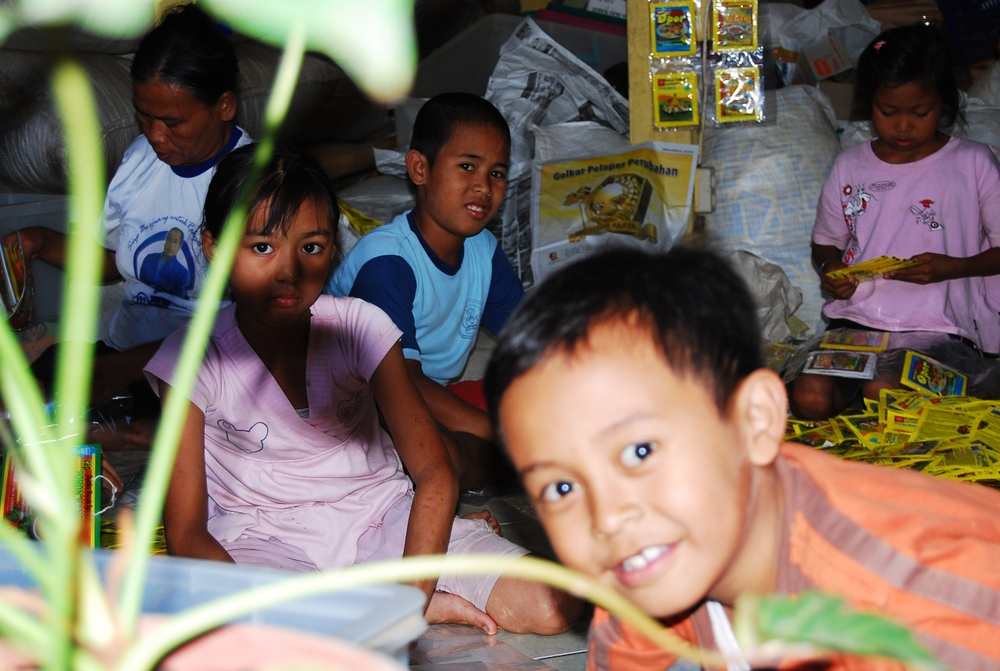
#> input picture gambar1.jpg, 1000 x 671 px, shrunk from 1280 x 859 before the run
$ jupyter execute Konvolusi.ipynb   (shell and % lines are left out)
#> lines starting #> are read from the running program, lines starting #| are printed output that depends on the picture
[cell 1]
#import library
import matplotlib.pyplot as plt

from skimage import data
from skimage.io import imread
from skimage.color import rgb2gray
import numpy as np

import cv2

[cell 2]
#Load Image
# membaca gambar di folder
citra1 = imread(fname="gambar1.jpg")
#> citra1 is the input picture: shape (671, 1000, 3); mean R, G, B 122, 108.5, 97
print(citra1.shape)
#| (671, 1000, 3)

#menampilkan gambar
plt.imshow(citra1, cmap='gray')

[cell 3]
# untuk mendefinisikan sebuah kernel dalam bentuk matriks 3x3
kernel = np.array([[-1, 0, -1],
                   [0, 4, 0],
                   [-1, 0, -1]])

# memfilter kernel ke citra 1 dan disimpan ke dalam variabel citraOutput
citraOutput = cv2.filter2D(citra1, -1, kernel)
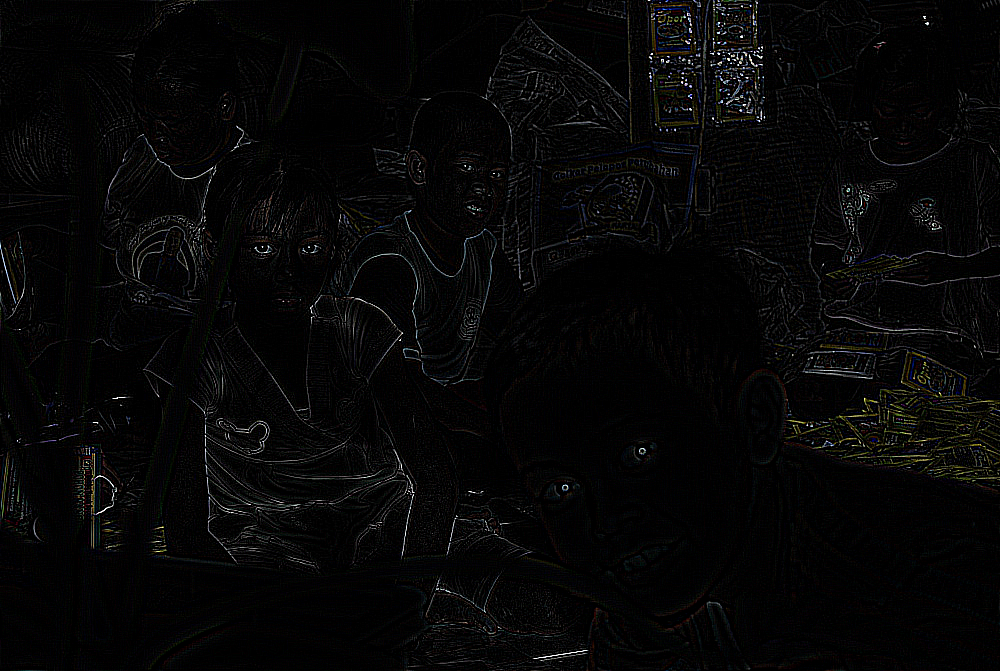
#> citraOutput: shape (671, 1000, 3); mean R, G, B 6.4, 6.3, 6.4

# menampilkan citra 1 dan 2 menggunakan subplot
fig, axes = plt.subplots(1, 2, figsize=(12, 12))
ax = axes.ravel()

ax[0].imshow(citra1, cmap = 'gray') # menampilkan gambar input
ax[0].set_title("Citra Input") # menampilkan title
ax[1].imshow(citraOutput, cmap = 'gray') # menampilkan gambar output
ax[1].set_title("Citra Output") # menampilkan title
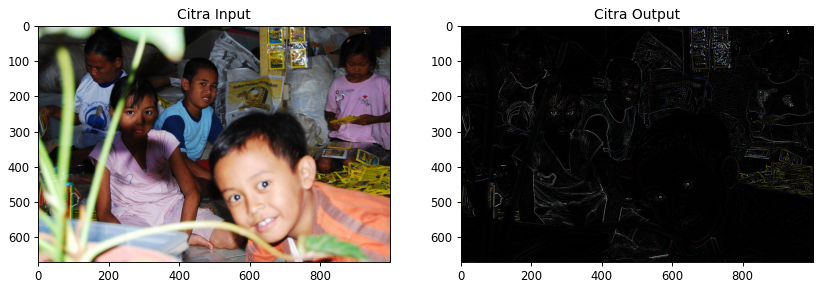
#> figure drawn by matplotlib, 2 panels

$ run again, with gambar2.jpg copied over gambar1.jpg
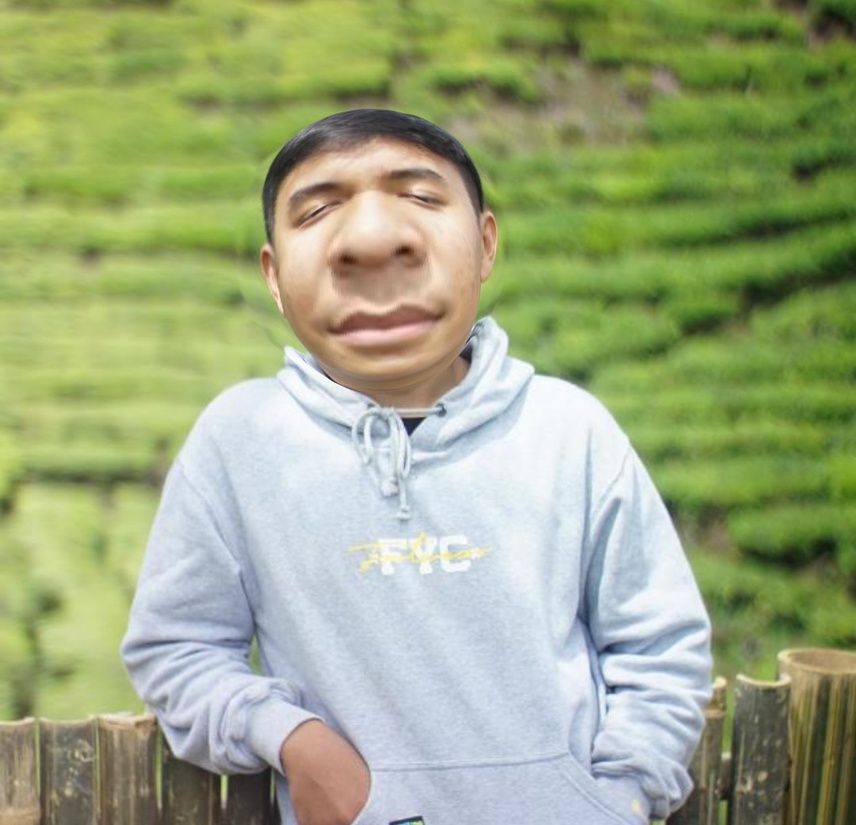
#> input picture gambar2.jpg, 856 x 825 px, shrunk from 1080 x 1041 before the run
#> citra1 is the input picture: shape (825, 856, 3); mean R, G, B 156.9, 168.5, 128
#| (825, 856, 3)
#> `citraOutput = cv2.filter2D(citra1, -1, kernel)`:
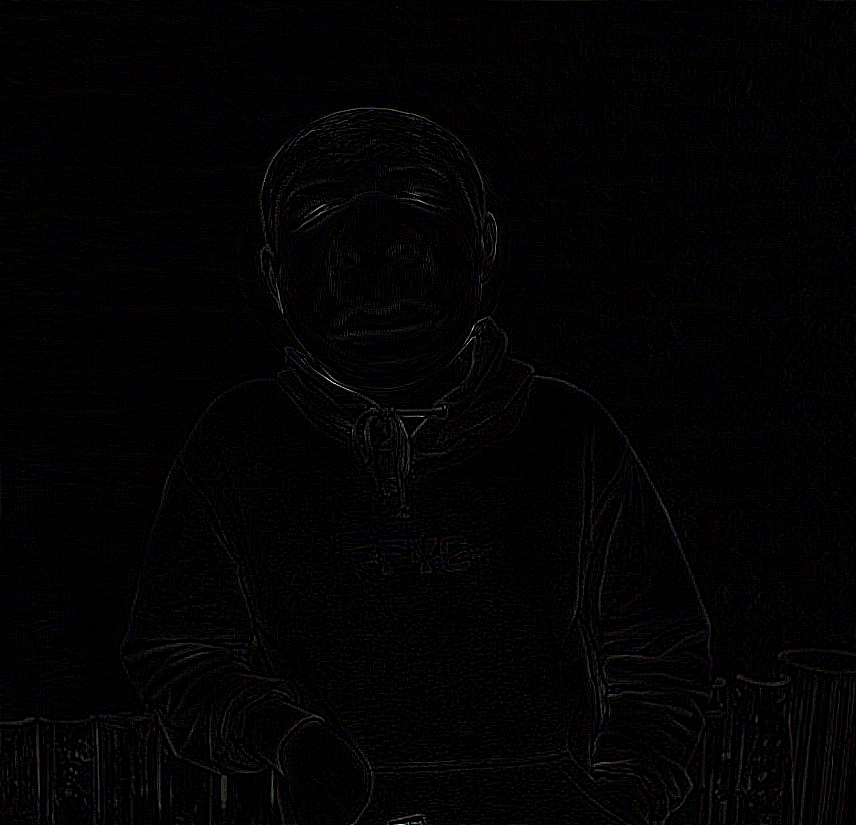
#> citraOutput: shape (825, 856, 3); mean R, G, B 2.9, 2.8, 3
#> `[cell 3] # untuk mendefinisikan sebuah kernel dalam bentuk matriks 3x3..`:
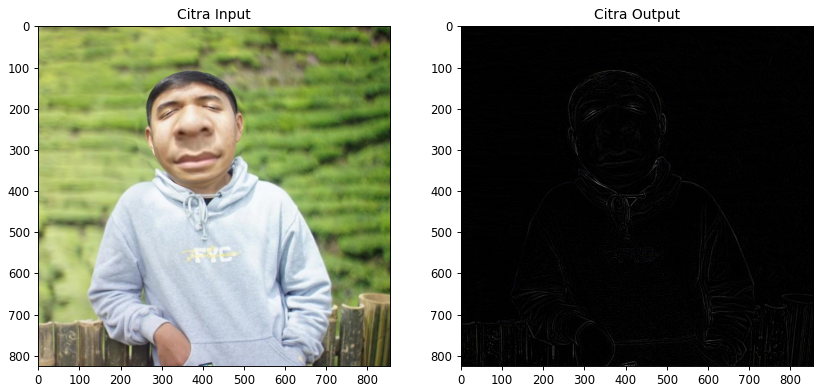
#> figure drawn by matplotlib, 2 panels

$ run again, with burung.jpg copied over gambar1.jpg
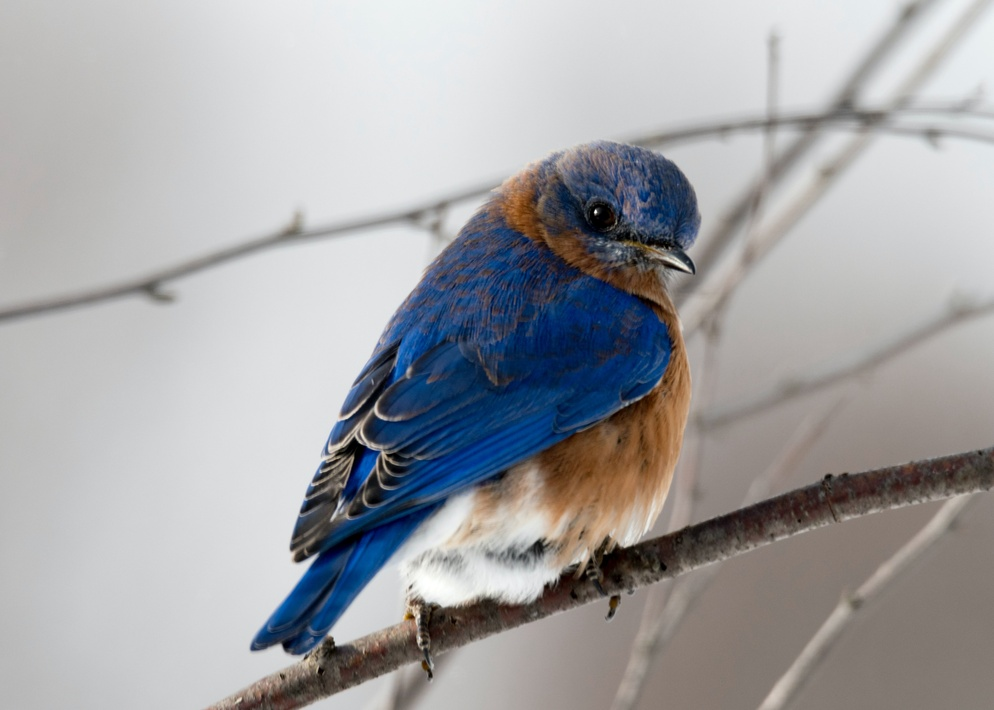
#> input picture burung.jpg, 994 x 710 px, shrunk from 4167 x 2976 before the run
#> citra1 is the input picture: shape (710, 994, 3); mean R, G, B 163.5, 163.5, 165.8
#| (710, 994, 3)
#> `citraOutput = cv2.filter2D(citra1, -1, kernel)`:
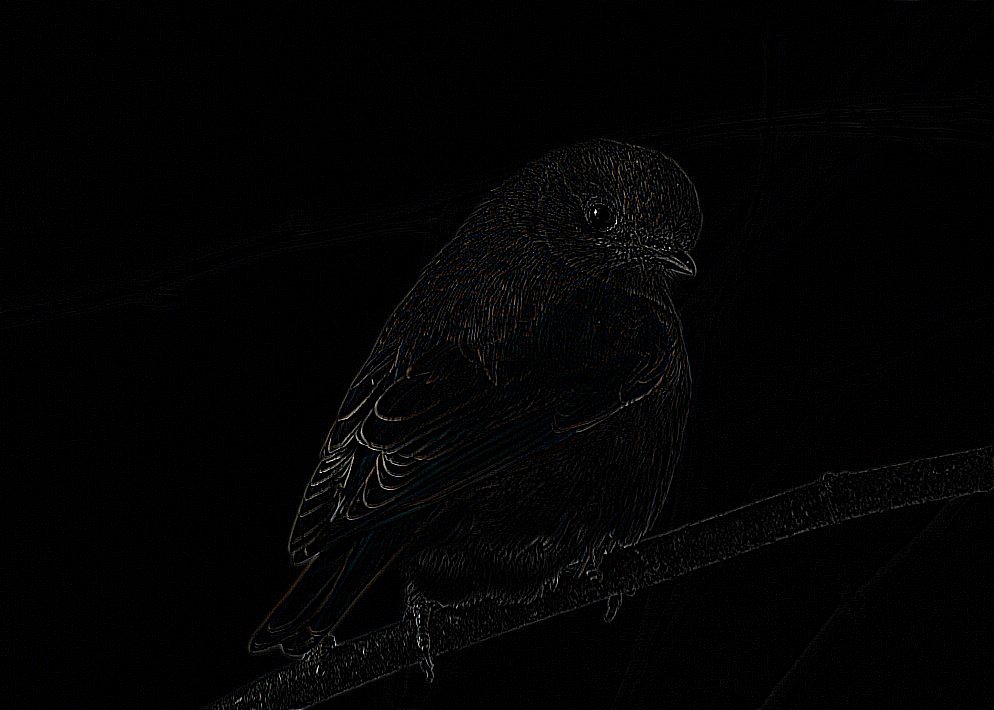
#> citraOutput: shape (710, 994, 3); mean R, G, B 3.1, 3.1, 3.1
#> `[cell 3] # untuk mendefinisikan sebuah kernel dalam bentuk matriks 3x3..`:
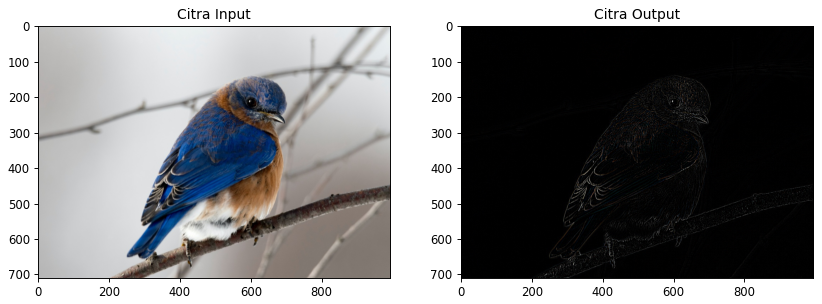
#> figure drawn by matplotlib, 2 panels
